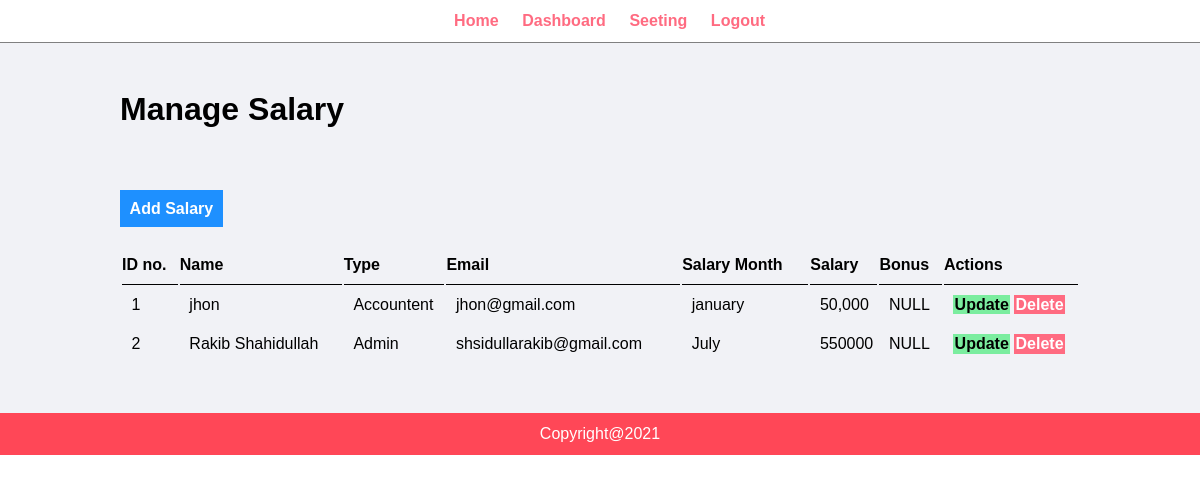
/accountent/salary-managment.php, run on the app's committed database.
### tables this page shows
CREATE TABLE `emp_salary` (
  `id` int(10) UNSIGNED NOT NULL,
  `name` varchar(20) NOT NULL,
  `type` varchar(20) NOT NULL,
  `email` varchar(100) NOT NULL,
  `salary_month` varchar(20) NOT NULL,
  `salary` varchar(100) NOT NULL,
  `bonus` varchar(100) DEFAULT NULL
);

### accountent/salary-managment.php (the view, shortened to what this page needs)
<?php include('menu.php'); ?>
    <div class="main-content">
        <div class="wrapper">
            <h1>Manage Salary</h1>
            <br/>
            <br/><br/><br/>
            <a href="add-salary.php" class="btn-primary">Add Salary</a> <br/><br/><br/>
            <table  class="tbl-full">
                <tr>
                    <th>ID no.</th>
                    <th>Name </th>
                    <th>Type </th>
                    <th>Email</th>
                    <th>Salary Month</th>
                    <th>Salary</th>
                    <th>Bonus</th>
                    <th>Actions</th>
                </tr>
                <?php
                    $sql = "SELECT * FROM emp_salary";
                    $res = mysqli_query($conn, $sql);
                    if($res==TRUE)
                    {
                        $count = mysqli_num_rows($res);
                        $sn=1;
                        if($count>0)
                        {
                            while($rows=mysqli_fetch_assoc($res))
                            {
                                $id = $rows['id'];
                                $name = $rows['name'];
		                        $type = $rows['type'];
	                        	$email  = $rows['email'];
	                        	$salary_month = $rows['salary_month'];
	                        	$salary = $rows['salary'];
	                        	$bonus = $rows['bonus'];
                                ?>
                                    <tr>
                                        <td><?php echo  $sn++; ?></td>
                                        <td><?php echo  $name; ?> </td>
                                        <td><?php echo  $type; ?></td>
                                        <td><?php echo  $email; ?></td>
                                        <td><?php echo  $salary_month; ?></td>
                                        <td><?php echo  $salary; ?></td>
                                        <td><?php echo  $bonus; ?></td>
                                        <td>
                                            <a href="salary-update.php?id=<?php echo $id; ?>" class="btn-secondary">Update</a>
                                            <a href="salary-delete.php?id=<?php echo $id; ?>" class="btn-denger">Delete</a>
                                        </td>
                                    </tr>
                                <?php
                            }
                        }
                        else
                        {
                        }
                    }
                ?>
            </table>
        </div>
    </div>
    <?php include('footer.php'); ?>

### css/seller.css (style rules this page uses)
* { margin: 0; padding: 0; font-family: Arial, Helvetica, sans-serif; }
.wrapper { border: 1px; padding: 1%; width: 80%; margin: 0 auto; }
.tbl-full { width: 100%; }
table tr th { border-bottom: 1px solid black; padding-bottom: 1%; text-align: left; }
table tr td { padding: 1%; }
.btn-primary { background-color: #1e90ff; padding: 1%; color: white; text-decoration: none; font-weight: bold; }
.btn-secondary { background-color: #7bed9f; padding: 1%; color: black; text-decoration: none; font-weight: bold; }
.btn-denger { background-color: #ff6b81; padding: 1%; color: white; text-decoration: none; font-weight: bold; }
.main-content { background-color: #f1f2f6; padding: 3% 0; }

### data on the page
emp_salary: name "jhon", type "Accountent", email "jhon@gmail.com", salary_month "january", salary "50,000", bonus "NULL"
emp_salary: name "Rakib Shahidullah", type "Admin", email "shsidullarakib@gmail.com", salary_month "July", salary "550000", bonus "NULL"
